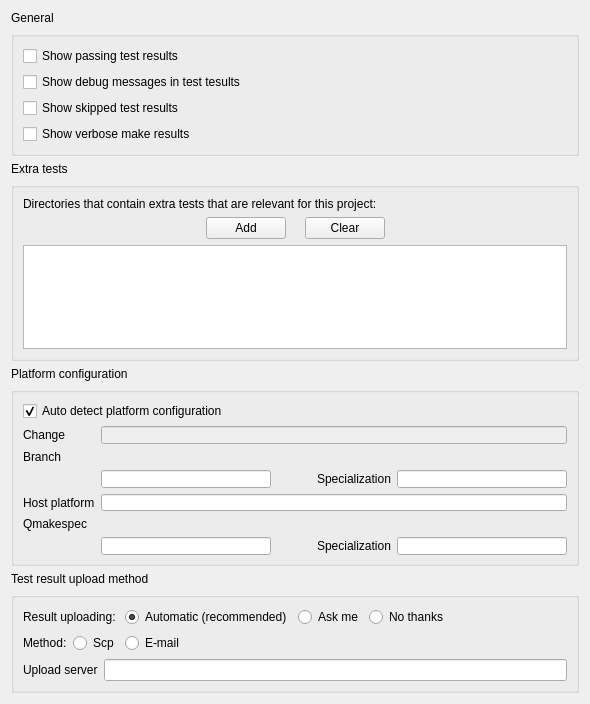
<?xml version="1.0" encoding="UTF-8"?>
<ui version="4.0">
 <class>QtTest::Internal::TestSettingsPropertiesPage</class>
 <widget class="QWidget" name="QtTest::Internal::TestSettingsPropertiesPage">
  <property name="geometry">
   <rect>
    <x>0</x>
    <y>0</y>
    <width>590</width>
    <height>704</height>
   </rect>
  </property>
  <property name="focusPolicy">
   <enum>Qt::StrongFocus</enum>
  </property>
  <layout class="QVBoxLayout" name="verticalLayout_2">
   <item>
    <widget class="QLabel" name="label_10">
     <property name="text">
      <string>General</string>
     </property>
    </widget>
   </item>
   <item>
    <widget class="QGroupBox" name="groupBox_2">
     <property name="title">
      <string/>
     </property>
     <layout class="QGridLayout" name="gridLayout">
      <item row="0" column="0">
       <widget class="QCheckBox" name="show_passed_results">
        <property name="text">
         <string>Show passing test results</string>
        </property>
       </widget>
      </item>
      <item row="1" column="0">
       <widget class="QCheckBox" name="show_debug_results">
        <property name="text">
         <string>Show debug messages in test tesults</string>
        </property>
       </widget>
      </item>
      <item row="2" column="0">
       <widget class="QCheckBox" name="show_skipped_results">
        <property name="text">
         <string>Show skipped test results</string>
        </property>
       </widget>
      </item>
      <item row="3" column="0">
       <widget class="QCheckBox" name="show_verbose_make_results">
        <property name="text">
         <string>Show verbose make results</string>
        </property>
       </widget>
      </item>
     </layout>
    </widget>
   </item>
   <item>
    <widget class="QLabel" name="label_9">
     <property name="text">
      <string>Extra tests</string>
     </property>
    </widget>
   </item>
   <item>
    <widget class="QGroupBox" name="groupBox_6">
     <property name="sizePolicy">
      <sizepolicy hsizetype="Preferred" vsizetype="Maximum">
       <horstretch>0</horstretch>
       <verstretch>0</verstretch>
      </sizepolicy>
     </property>
     <property name="title">
      <string/>
     </property>
     <layout class="QVBoxLayout" name="verticalLayout">
      <item>
       <widget class="QLabel" name="label_3">
        <property name="text">
         <string>Directories that contain extra tests that are relevant for this project:</string>
        </property>
        <property name="wordWrap">
         <bool>true</bool>
        </property>
       </widget>
      </item>
      <item>
       <layout class="QHBoxLayout" name="horizontalLayout_4">
        <item>
         <spacer name="horizontalSpacer_5">
          <property name="orientation">
           <enum>Qt::Horizontal</enum>
          </property>
          <property name="sizeHint" stdset="0">
           <size>
            <width>40</width>
            <height>20</height>
           </size>
          </property>
         </spacer>
        </item>
        <item>
         <widget class="QPushButton" name="add_directory_btn">
          <property name="text">
           <string>Add</string>
          </property>
         </widget>
        </item>
        <item>
         <spacer name="horizontalSpacer_7">
          <property name="orientation">
           <enum>Qt::Horizontal</enum>
          </property>
          <property name="sizeType">
           <enum>QSizePolicy::Maximum</enum>
          </property>
          <property name="sizeHint" stdset="0">
           <size>
            <width>13</width>
            <height>20</height>
           </size>
          </property>
         </spacer>
        </item>
        <item>
         <widget class="QPushButton" name="clear_directory_btn">
          <property name="text">
           <string>Clear</string>
          </property>
         </widget>
        </item>
        <item>
         <spacer name="horizontalSpacer_6">
          <property name="orientation">
           <enum>Qt::Horizontal</enum>
          </property>
          <property name="sizeHint" stdset="0">
           <size>
            <width>40</width>
            <height>20</height>
           </size>
          </property>
         </spacer>
        </item>
       </layout>
      </item>
      <item>
       <widget class="QListWidget" name="extra_tests">
        <property name="maximumSize">
         <size>
          <width>16777215</width>
          <height>200</height>
         </size>
        </property>
       </widget>
      </item>
     </layout>
    </widget>
   </item>
   <item>
    <widget class="QLabel" name="label_6">
     <property name="text">
      <string>Platform configuration</string>
     </property>
    </widget>
   </item>
   <item>
    <widget class="QGroupBox" name="groupBox_4">
     <property name="title">
      <string/>
     </property>
     <layout class="QGridLayout" name="gridLayout_2">
      <item row="0" column="0" colspan="2">
       <widget class="QCheckBox" name="auto_detect_platform_configuration">
        <property name="text">
         <string>Auto detect platform configuration</string>
        </property>
        <property name="checked">
         <bool>true</bool>
        </property>
       </widget>
      </item>
      <item row="1" column="0">
       <widget class="QLabel" name="change_label">
        <property name="text">
         <string>Change</string>
        </property>
       </widget>
      </item>
      <item row="1" column="1">
       <widget class="QLineEdit" name="upload_change">
        <property name="enabled">
         <bool>false</bool>
        </property>
        <property name="toolTip">
         <string>The SHA1 of the code under test</string>
        </property>
       </widget>
      </item>
      <item row="2" column="0">
       <widget class="QLabel" name="branch_label">
        <property name="text">
         <string>Branch</string>
        </property>
       </widget>
      </item>
      <item row="2" column="1">
       <widget class="QLabel" name="effectiveBranchName">
        <property name="text">
         <string/>
        </property>
       </widget>
      </item>
      <item row="3" column="1">
       <layout class="QHBoxLayout" name="horizontalLayout">
        <item>
         <widget class="QLineEdit" name="upload_branch">
          <property name="toolTip">
           <string>The branch related to test, eg: &lt;Product&gt;-&lt;Version&gt;</string>
          </property>
         </widget>
        </item>
        <item>
         <spacer name="horizontalSpacer_3">
          <property name="orientation">
           <enum>Qt::Horizontal</enum>
          </property>
          <property name="sizeType">
           <enum>QSizePolicy::Maximum</enum>
          </property>
          <property name="sizeHint" stdset="0">
           <size>
            <width>40</width>
            <height>20</height>
           </size>
          </property>
         </spacer>
        </item>
        <item>
         <widget class="QLabel" name="upload_branch_Specialization_label">
          <property name="text">
           <string>Specialization</string>
          </property>
         </widget>
        </item>
        <item>
         <widget class="QLineEdit" name="upload_branch_Specialization">
          <property name="toolTip">
           <string>The value to be automatically appended to branch, e.g  &lt;DeviceName&gt;</string>
          </property>
         </widget>
        </item>
       </layout>
      </item>
      <item row="4" column="0">
       <widget class="QLabel" name="platform_label">
        <property name="text">
         <string>Host platform</string>
        </property>
       </widget>
      </item>
      <item row="4" column="1">
       <widget class="QLineEdit" name="host_platform">
        <property name="toolTip">
         <string>The host platform running QtCreator, e.g: Linux</string>
        </property>
       </widget>
      </item>
      <item row="5" column="0">
       <widget class="QLabel" name="label_7">
        <property name="text">
         <string>Qmakespec</string>
        </property>
       </widget>
      </item>
      <item row="5" column="1">
       <widget class="QLabel" name="effectiveQMakespec">
        <property name="text">
         <string/>
        </property>
       </widget>
      </item>
      <item row="6" column="0">
       <widget class="QLabel" name="qmakespec_label">
        <property name="text">
         <string/>
        </property>
       </widget>
      </item>
      <item row="6" column="1">
       <layout class="QHBoxLayout" name="horizontalLayout_2">
        <item>
         <widget class="QLineEdit" name="qmakespec">
          <property name="toolTip">
           <string>The reference for the plaform under test, e.g: &lt;MkSpec&gt;</string>
          </property>
         </widget>
        </item>
        <item>
         <spacer name="horizontalSpacer_4">
          <property name="orientation">
           <enum>Qt::Horizontal</enum>
          </property>
          <property name="sizeType">
           <enum>QSizePolicy::Maximum</enum>
          </property>
          <property name="sizeHint" stdset="0">
           <size>
            <width>40</width>
            <height>20</height>
           </size>
          </property>
         </spacer>
        </item>
        <item>
         <widget class="QLabel" name="qmakespecSpecialization_label">
          <property name="text">
           <string>Specialization</string>
          </property>
         </widget>
        </item>
        <item>
         <widget class="QLineEdit" name="qmakespecSpecialization">
          <property name="toolTip">
           <string>The value to be automatically appended to Qmakespec, e.g &lt;DeviceName&gt;</string>
          </property>
         </widget>
        </item>
       </layout>
      </item>
     </layout>
    </widget>
   </item>
   <item>
    <widget class="QLabel" name="label_5">
     <property name="text">
      <string>Test result upload method</string>
     </property>
    </widget>
   </item>
   <item>
    <widget class="QGroupBox" name="groupBox_3">
     <property name="title">
      <string/>
     </property>
     <layout class="QGridLayout" name="gridLayout_5">
      <item row="0" column="0" colspan="2">
       <widget class="QLabel" name="label_4">
        <property name="text">
         <string>Result uploading:</string>
        </property>
       </widget>
      </item>
      <item row="0" column="2" colspan="2">
       <widget class="QRadioButton" name="upload_auto">
        <property name="text">
         <string>Automatic (recommended)</string>
        </property>
        <property name="checked">
         <bool>true</bool>
        </property>
       </widget>
      </item>
      <item row="0" column="4">
       <widget class="QRadioButton" name="upload_ask_me">
        <property name="text">
         <string>Ask me</string>
        </property>
       </widget>
      </item>
      <item row="0" column="5">
       <widget class="QRadioButton" name="upload_no_thanks">
        <property name="text">
         <string>No thanks</string>
        </property>
       </widget>
      </item>
      <item row="0" column="6">
       <spacer name="horizontalSpacer_2">
        <property name="orientation">
         <enum>Qt::Horizontal</enum>
        </property>
        <property name="sizeHint" stdset="0">
         <size>
          <width>84</width>
          <height>17</height>
         </size>
        </property>
       </spacer>
      </item>
      <item row="1" column="0">
       <widget class="QLabel" name="label">
        <property name="text">
         <string>Method:</string>
        </property>
       </widget>
      </item>
      <item row="1" column="1">
       <widget class="QRadioButton" name="upload_scp">
        <property name="text">
         <string>Scp</string>
        </property>
       </widget>
      </item>
      <item row="1" column="2">
       <widget class="QRadioButton" name="upload_email">
        <property name="text">
         <string>E-mail</string>
        </property>
       </widget>
      </item>
      <item row="1" column="3" colspan="4">
       <spacer name="horizontalSpacer">
        <property name="orientation">
         <enum>Qt::Horizontal</enum>
        </property>
        <property name="sizeHint" stdset="0">
         <size>
          <width>404</width>
          <height>20</height>
         </size>
        </property>
       </spacer>
      </item>
      <item row="2" column="0" colspan="7">
       <layout class="QHBoxLayout" name="horizontalLayout_3">
        <item>
         <widget class="QLabel" name="server_label">
          <property name="text">
           <string>Upload server</string>
          </property>
         </widget>
        </item>
        <item>
         <widget class="QLineEdit" name="upload_server">
          <property name="sizePolicy">
           <sizepolicy hsizetype="Expanding" vsizetype="Fixed">
            <horstretch>0</horstretch>
            <verstretch>0</verstretch>
           </sizepolicy>
          </property>
          <property name="toolTip">
           <string>&lt;!DOCTYPE HTML PUBLIC &quot;-//W3C//DTD HTML 4.0//EN&quot; &quot;http://www.w3.org/TR/REC-html40/strict.dtd&quot;&gt;
&lt;html&gt;&lt;head&gt;&lt;meta name=&quot;qrichtext&quot; content=&quot;1&quot; /&gt;&lt;style type=&quot;text/css&quot;&gt;
p, li { white-space: pre-wrap; }
&lt;/style&gt;&lt;/head&gt;&lt;body style=&quot; font-family:'Sans Serif'; font-size:9pt; font-weight:400; font-style:normal;&quot;&gt;
&lt;p style=&quot; margin-top:0px; margin-bottom:0px; margin-left:0px; margin-right:0px; -qt-block-indent:0; text-indent:0px;&quot;&gt;For the &lt;span style=&quot; font-weight:600;&quot;&gt;scp&lt;/span&gt; upload method the upload server location must be in the form:&lt;span style=&quot; font-weight:600;&quot;&gt; &lt;/span&gt;&lt;span style=&quot; font-style:italic;&quot;&gt;&amp;lt;user&amp;gt;@&amp;lt;ServerHost&amp;gt;&lt;/span&gt;&lt;span style=&quot; font-weight:600; font-style:italic;&quot;&gt;:/home/qt/results &lt;/span&gt;and a passphraseless SSH public key uploaded to the server.&lt;/p&gt;&lt;/body&gt;&lt;/html&gt;</string>
          </property>
         </widget>
        </item>
       </layout>
      </item>
     </layout>
    </widget>
   </item>
  </layout>
 </widget>
 <tabstops>
  <tabstop>show_passed_results</tabstop>
  <tabstop>show_debug_results</tabstop>
  <tabstop>show_skipped_results</tabstop>
  <tabstop>show_verbose_make_results</tabstop>
  <tabstop>add_directory_btn</tabstop>
  <tabstop>clear_directory_btn</tabstop>
  <tabstop>auto_detect_platform_configuration</tabstop>
  <tabstop>upload_change</tabstop>
  <tabstop>upload_branch</tabstop>
  <tabstop>upload_branch_Specialization</tabstop>
  <tabstop>host_platform</tabstop>
  <tabstop>qmakespec</tabstop>
  <tabstop>qmakespecSpecialization</tabstop>
  <tabstop>upload_auto</tabstop>
  <tabstop>upload_ask_me</tabstop>
  <tabstop>upload_no_thanks</tabstop>
  <tabstop>upload_scp</tabstop>
  <tabstop>upload_email</tabstop>
  <tabstop>upload_server</tabstop>
  <tabstop>extra_tests</tabstop>
 </tabstops>
 <resources/>
 <connections/>
</ui>
